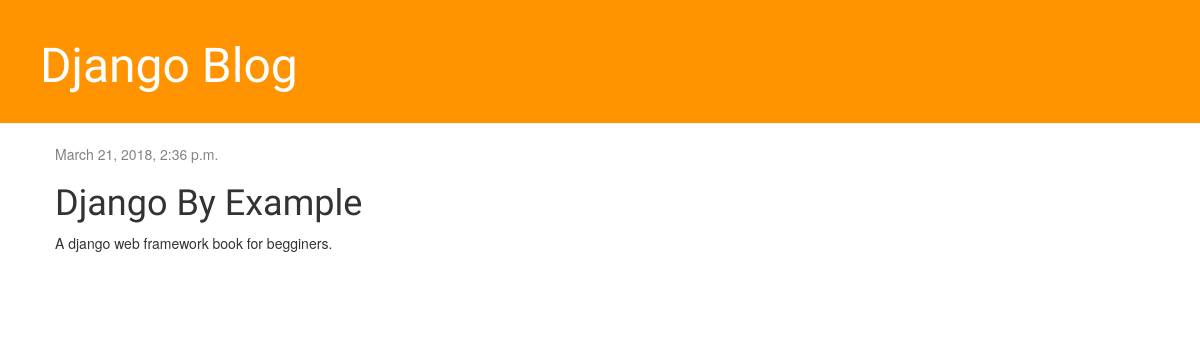
The app's page /post/1/ with its own data.
### blog/models.py (models this page shows, shortened)
class Post(models.Model):
    author = models.ForeignKey('auth.User', on_delete=models.CASCADE)
    title = models.CharField(max_length=200)
    text = models.TextField()
    created_date = models.DateTimeField(
            default=timezone.now)
    published_date = models.DateTimeField(
            blank=True, null=True)

### blog/views.py (the view)
# urls.py: url(r'^post/(?P<pk>\d+)/$', views.post_detail, name='post_detail'),
def post_detail(request, pk):
    post = get_object_or_404(Post, pk=pk)
    return render(request, 'blog/post_detail.html', {'post': post})

### blog/templates/blog/post_detail.html
{% extends 'blog/base.html' %}
{% block content %}
    <div class="post">
        {% if post.published_date %}
            <div class="date">
                {{ post.published_date }}
            </div>
        {% endif %}
        <h1>{{ post.title }}</h1>
        <p>{{ post.text|linebreaksbr }}</p>
    </div>
{% endblock %}

### blog/static/css/blog.css (style rules this page uses)
h1, h2, h3, h4 { font-family: 'Lobster', cursive; }
.date { color: #828282; }
.post { margin-bottom: 70px; }

### records on screen
Post: published_date "March 21, 2018, 2:36 p.m.", title "Django By Example", text "A django web framework book for begginers."
